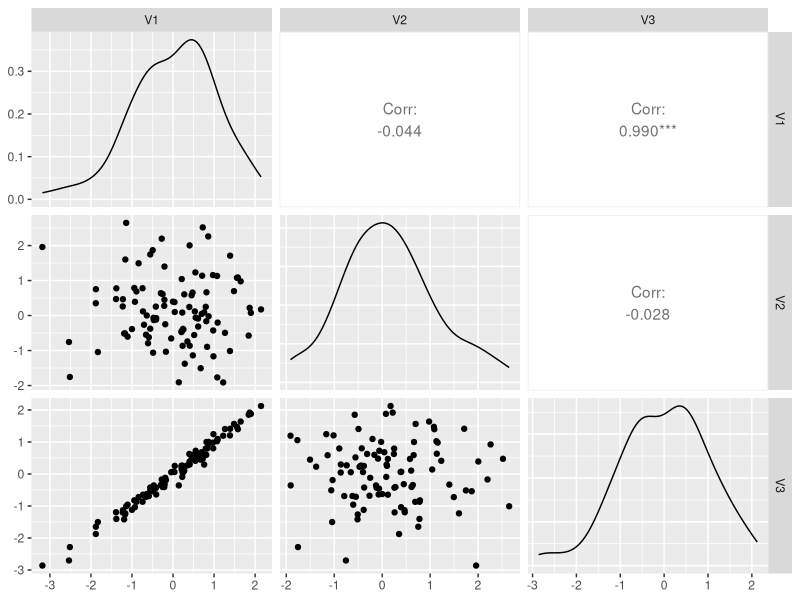
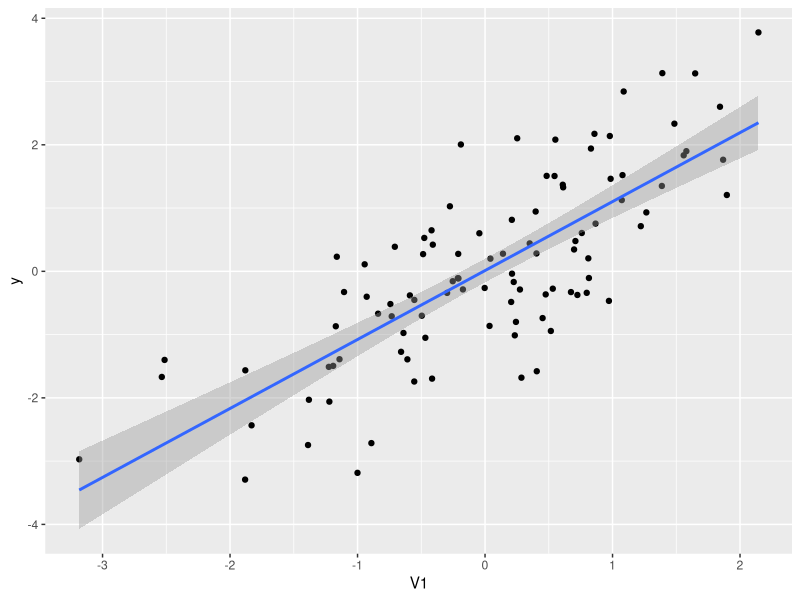
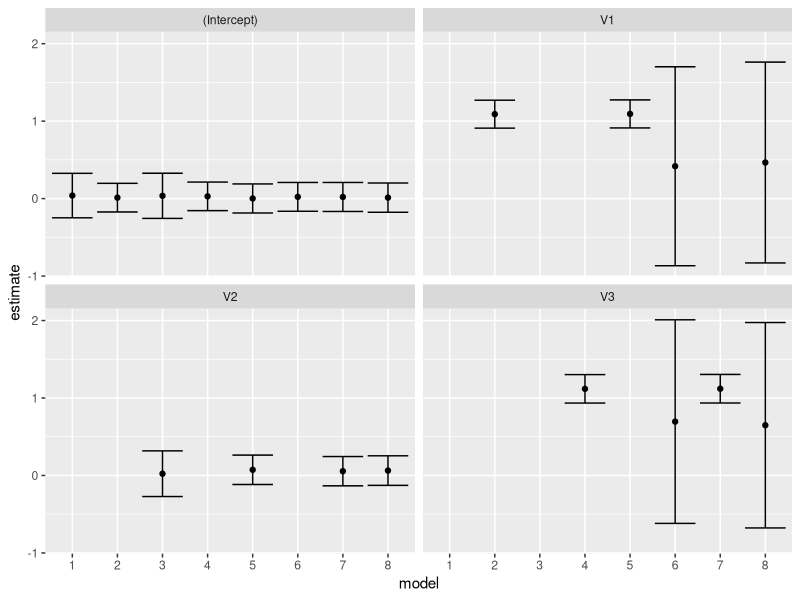

Source code (R) for these figures, in order:
## ---- chunk 1
knitr::opts_chunk$set(echo = TRUE)
## ---- chunk 2
rseed <- 9377938
p = 3 # this many variables
# this is the mean vector - set to 0 for now
Means <- rep(0, 3)
# this is the covariance matrix
Sigma <- matrix(c(1, 0, .99, 
                  0, 1, 0,
                  .99, 0, 1), nrow= p, ncol = p)
library(MASS)
library(tidyverse)
library(GGally)
df <- as_data_frame( mvrnorm(n = 100, mu= Means, Sigma=Sigma))
ggpairs(df)
## ---- chunk 3
df <- mutate(df, y = V1 + rnorm(n()))
ggplot(df, aes(x = V1, y=y)) + geom_point() + 
  geom_smooth(method="lm")
## ---- chunk 4
models <- list(y~1,
               y~V1,
               y~V2,
               y~V3,
               y~V1 + V2,
               y~V1 + V3,
               y~V2 + V3,
               y~V1 + V2 + V3)
fits <- map(models, lm, data=df)
library(broom)
coefs <- map_df(fits, tidy, .id = "model")
ggplot(coefs, aes(x = model, y=estimate)) + 
         geom_point() + 
         facet_wrap(~term) + 
         geom_errorbar(aes(ymin = estimate - 1.96*std.error,
                           ymax = estimate + 1.96*std.error))
## ---- chunk 5
library(car)
vif(fits[[8]])
## ---- chunk 6
filter(coefs, term == "V3",
       model > 6) %>%
  mutate(variance = std.error^2,
         vif_ = lead(variance)/variance) %>%
  select(vif_)
